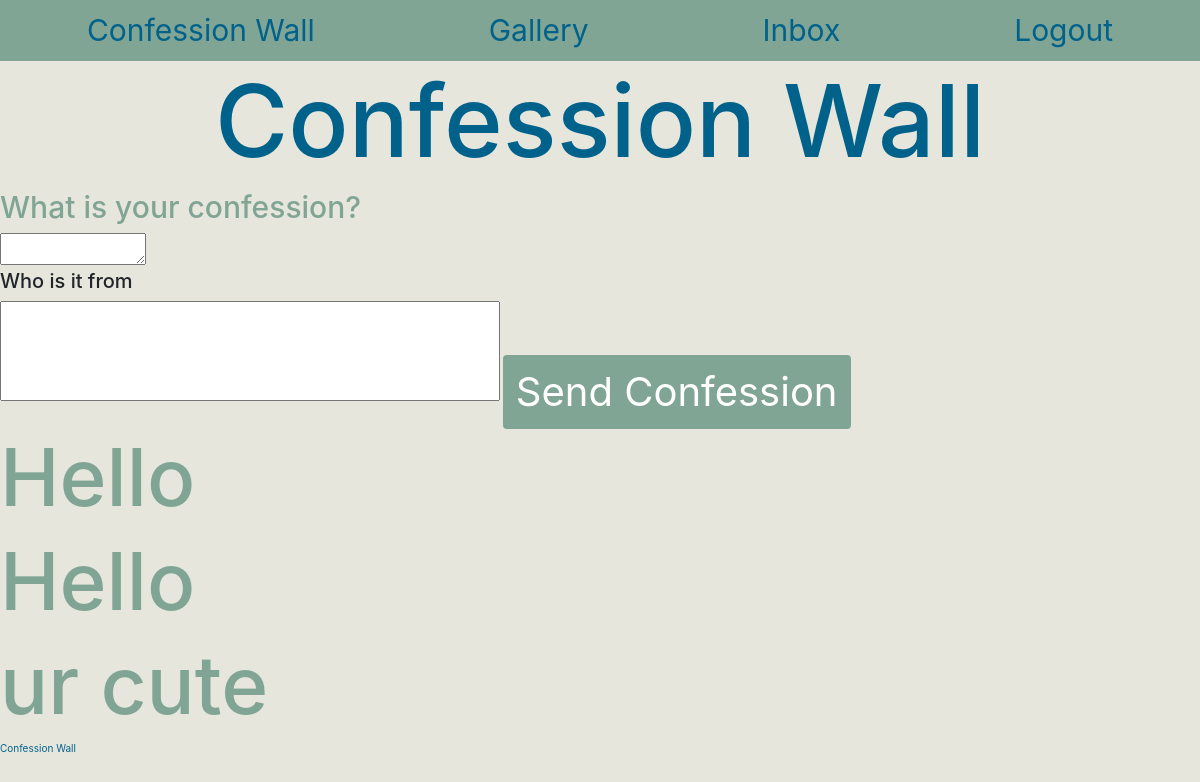
Before: /confessionWall (signed in) with the older database file.
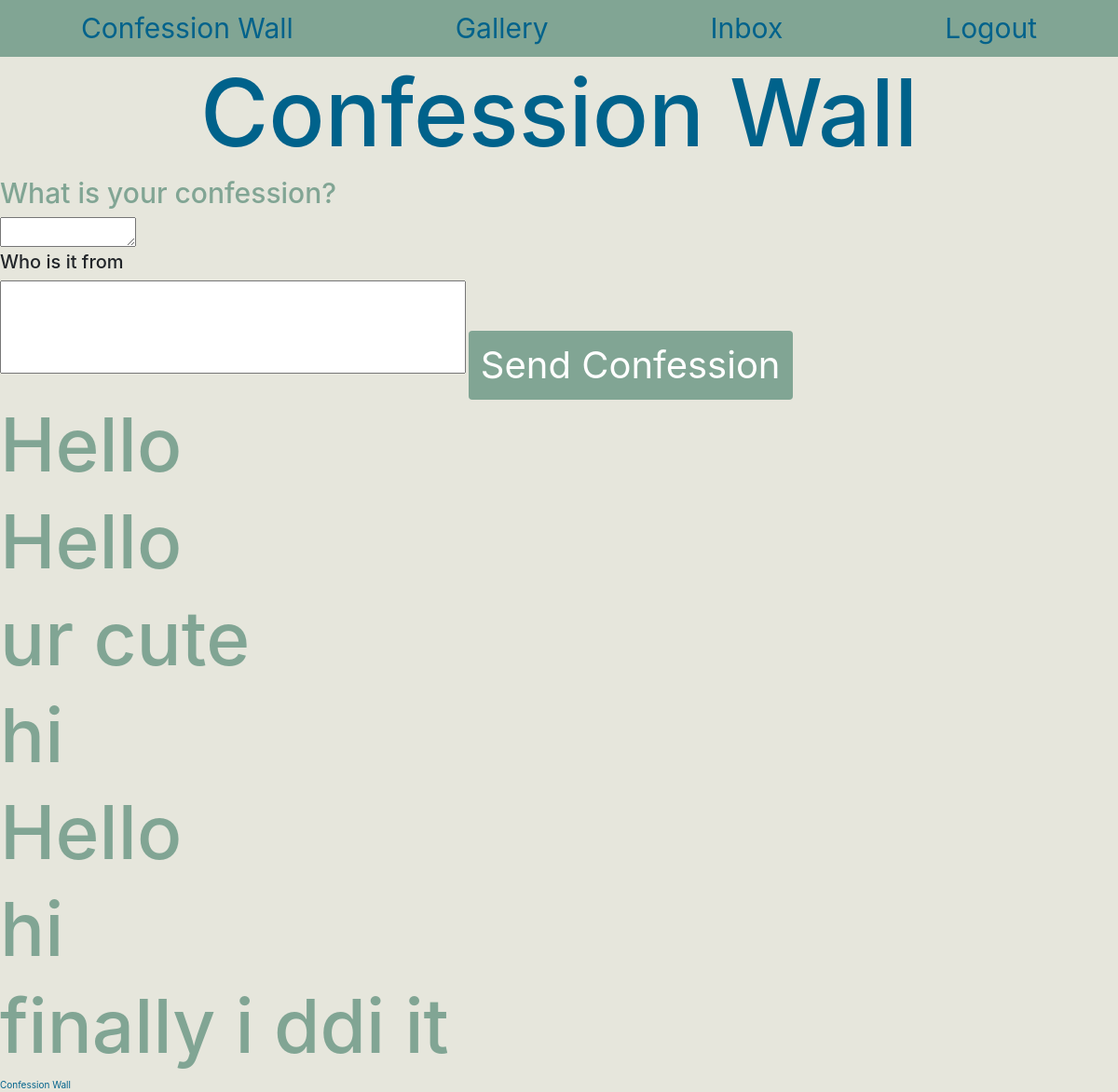
After: the same page with the newer database file.
### app_folder/models.py (models this page shows)
class Confession(db.Model):
    id = db.Column(db.Integer, primary_key=True)
    confessionMessage = db.Column(db.String(512), index=True)
    confessionFrom = db.Column(db.String(64), index=True)

### app_folder/routes.py (the view)
@app.route("/confessionWall", methods=['GET','POST'])
@login_required
def confessionwall():
    form = ConfessionForm()
    Allconfessions = Confession.query.all()
    if not current_user.is_authenticated:
        return redirect("/home")
    if form.validate_on_submit():
        confession = Confession(confessionMessage = form.confessionMessage.data, confessionFrom = form.confessionFrom.data)
        db.session.add(confession)
        db.session.commit()
        return redirect("/gallery")
    return render_template('confessionWall.html', title="Confession", form=form, Allconfessions = Allconfessions)

### app_folder/forms.py
class ConfessionForm(FlaskForm):
    confessionMessage = TextAreaField('What is your confession?', validators=[DataRequired()])
    confessionFrom = StringField('Who is it by', validators=[DataRequired()])
    submit = SubmitField( 'Post Confession')

### app_folder/routes.py (called while the page is built)
@login.user_loader
def load_user(user_id):
    return User.query.get(int(user_id))

### app_folder/templates/confessionWall.html (shortened to what this page needs)
{% extends "base.html" %}
{% block confession %}
<div class="center">
    <h1> Confession Wall</h1>
</div>
<div>
    <form action="" method= "post">
        <h4 id="sendConfessionLabel"> What is your confession? </h4>
        {{ form.confessionMessage(size=512)}}
        <h5> Who is it from</h5>
        {{ form.confessionFrom(size=64)}}
        <button class="btn submit"> Send Confession </button>
    </form>
</div>
<div>
    <div>
        {% for conf in Allconfessions %}
        <h2> {{ conf.confessionMessage }} </h2>
        {% endfor %}
    </div>
</div>
<div>
    <a href='/confessions'>Confession Wall</a>
</div>
{% endblock %}

### app_folder/templates/base.html (shortened to what this page needs)
<!DOCTYPE html>
<html lang="en">
  <head>
       <link rel="stylesheet" href="https://stackpath.bootstrapcdn.com/bootstrap/4.4.1/css/bootstrap.min.css">
       <link rel= "stylesheet" type= "text/css" href= "{{ url_for('static',filename='styles/base.css') }}">
       <link rel= "stylesheet" type= "text/css" href= "{{ url_for('static',filename='styles/envelope.css') }}">
       <link rel= "stylesheet" type= "text/css" href= "{{ url_for('static',filename='styles/home.css') }}">
       <link rel= "stylesheet" type= "text/css" href= "{{ url_for('static',filename='styles/gallery.css') }}">
    </head>
    <body>
        <div>
            {% if current_user.is_anonymous %}
            {% else %}
            <nav class="nav nav-pills nav-fill">
                <a class="nav-item nav-link" href="{{ url_for('confessionwall') }}">Confession Wall</a>
                <a class="nav-item nav-link" href="{{ url_for('gallery') }}">Gallery</a>
                <a class="nav-item nav-link" href="{{ url_for('inbox') }}">Inbox</a>
                <a class="nav-item nav-link" href="{{ url_for('logout') }}">Logout</a>
              </nav>
            {% endif %}
        </div>
        {% block confession %}{% endblock %}
    </body>
</html>

### app_folder/static/styles/base.css (style rules this page uses)
body { background-color: #E6E6DC; font-size: 10px }
h1 { color: #00628B; font-size: 10em; }
h2 { color: #81A594; font-size: 8em; }
h4 { color: #81A594; font-size: 3em; }
a { color: #00628B; }
.center { text-align: center; }
input { text-align: center; color: #798992; height: 100px; width: 500px; font-size: 8em; }
.nav { font-size: 3em; background-color: #81A594; }
.submit { margin-top: 30px; background-color: #81A594; color: white; font-size: 4em; }

### app_folder/static/styles/envelope.css (style rules this page uses)
* { margin: 0; padding: 0; }

Changed rows visible on the page:
added Confession: confessionMessage "hi"
added Confession: confessionMessage "Hello"
added Confession: confessionMessage "hi"
added Confession: confessionMessage "finally i ddi it"
